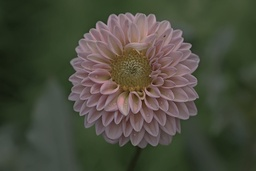
#> input picture Res/flower.jpg, 256 x 171 px, shrunk from 1000 x 667 before the run
$ python k_means_clustering.py
#> lines starting #> are read from the running program, lines starting #| are printed output that depends on the picture
### RegionSegmentation/region_segment.py
import cv2
import numpy as np
import matplotlib

import Convolution.convolution as conv
from matplotlib import pyplot as plt
import MorphologicalOps.morphop as mrph
import Util.colorize as clr

matplotlib.use('Qt5Agg')


# [69 lines left out: functions laplacian_of_gaussian, difference_of_gaussian, mean_filter, not called in this run]


def median_filter(image: np.ndarray, kernel_size: int = 3) -> np.ndarray:
    """
    Apply a median filter to the image. This will work for both grayscale and color images.
    :param image: an image
    :param kernel_size: size of the kernel. e.g. 3, 5, 7, ... If size is even, it will be incremented by 1. If size is less
    than 3, it will be set to 3.
    :return: the filtered image
    """
    # set size
    kernel_size = max(3, kernel_size + 1 if kernel_size % 2 == 0 else kernel_size)

    # convolute
    convoluted_image = np.zeros_like(image, dtype=np.float32)
    border_size = kernel_size // 2
    padded_image = np.pad(image, ((border_size, border_size), (border_size, border_size), (0, 0)), mode='reflect')

    for y in range(border_size, padded_image.shape[0] - border_size):
        for x in range(border_size, padded_image.shape[1] - border_size):
            window = padded_image[y - border_size:y + border_size + 1, x - border_size:x + border_size + 1]
            convoluted_image[y - border_size, x - border_size] = np.median(window, axis=(0, 1))

    return convoluted_image.astype(image.dtype)


# [147 lines left out: functions action, plot_images, main, not called in this run]


# [2 lines that do not run on import are left out]

### Clustering/k_means_clustering.py
import math
import timeit

import matplotlib
import numpy as np
import cv2

from RegionSegmentation import region_segment as rs

from matplotlib import pyplot as plt
from matplotlib.colors import ListedColormap
from scipy.spatial.distance import cdist

matplotlib.use('Qt5Agg')


# ##################################################K-MEANS CLUSTERING##################################################


def random_pixel(img, k: int) -> np.ndarray:
    flat_img = img.reshape(-1, img.shape[-1])
    return img[np.random.choice(flat_img.shape[0], k, replace=False), :]


def initialize_clusters(img, k: int) -> np.ndarray:
    cluster_centers = np.zeros((k, 3))
    cluster_centers[0] = random_pixel(img, 1)  # random center
    for i in range(1, k):
        distances = cdist(img, np.array([cluster_centers[i - 1]]))[:, 0]  # distance from previous center
        cluster_centers[i] = img[np.argmax(distances), :]  # pixel farthest from previous center
    return cluster_centers


def update_clusters(img, labels, k: int) -> np.ndarray:
    # update centers based on the mean of the pixels assigned to each cluster
    new_cluster_centers = np.zeros((k, 3))
    for i in range(k):
        if np.sum(labels == i) != 0:
            new_cluster_centers[i] = np.mean(img[labels == i], axis=0)  # update center to mean of pixels
        else:  # if cluster is empty
            new_cluster_centers[i] = random_pixel(img, 1)  # new random center
    return new_cluster_centers


def assign_labels(img, cluster_centers) -> np.ndarray:
    # assign each pixel to the closest cluster center
    distances = cdist(img, cluster_centers)
    return np.argmin(distances, axis=1)


def k_means_clustering(image, k: int, tolerance: float) -> (np.ndarray, np.ndarray):
    # perform k-means clustering on the image
    image = cv2.cvtColor(image, cv2.COLOR_BGR2RGB)
    height, width = image.shape[:2]
    img = image.reshape((height * width, 3))
    cluster_centers = initialize_clusters(img, k)
    iterations = 0
    while True:
        iterations += 1
        labels = assign_labels(img, cluster_centers)
        new_cluster_centers = update_clusters(img, labels, k)
        if np.allclose(cluster_centers, new_cluster_centers, rtol=tolerance):  # check for convergence
            break
        cluster_centers = new_cluster_centers
    # prints the number of iterations it took to converge and the number of clusters
    print(f'k-means clustering converged after {iterations} iterations with {k} clusters.')
    labels_2d = labels.reshape((height, width))

    return labels_2d, cluster_centers


# ###################################################UTILITY FUNCTIONS##################################################


def create_result_img(labels, cluster_centers) -> np.ndarray:
    # puts together an image from the labels and cluster centers
    height, width = labels.shape[:2]
    image = cluster_centers[labels.flatten()].reshape((height, width, -1))
    image = image.astype(np.uint8)
    return cv2.cvtColor(image, cv2.COLOR_RGB2BGR)


# wrapper for timing functions with args
# [98 lines left out: functions timeit_wrapper, scatterplot, display_kmeans_clusters, plot_kmeans_results2, not called in this run]


def plot_kmeans_results(original_image, result_images, k_values):
    num_clusters = len(k_values)
    num_images = num_clusters + 1

    # Calculate the number of rows and columns for the subplot arrangement
    num_cols = num_images
    num_rows = 1

    fig, axes = plt.subplots(num_rows, num_cols, figsize=(5 * num_cols, 5 * num_rows))

    original_image = cv2.cvtColor(original_image, cv2.COLOR_BGR2RGB)
    for i in range(num_clusters):
        result_images[i] = cv2.cvtColor(result_images[i], cv2.COLOR_BGR2RGB)

    # Display the original image in the first subplot
    axes[0].set_title("Original image")
    axes[0].imshow(original_image, cmap='inferno')

    axes[1].set_title("Clustered orig, k=4")
    axes[1].imshow(result_images[0], cmap='inferno')

    axes[2].set_title("Clustered median, k=4")
    axes[2].imshow(result_images[1], cmap='inferno')

    axes[3].set_title("Median Filtered, size=9")
    axes[3].imshow(result_images[2], cmap='inferno')


    for i in axes[:]:
        i.axis('off')

    # Remove any empty subplots
    for i in range(num_images, num_rows * num_cols):
        fig.delaxes(axes[i])

    plt.tight_layout()
    plt.show()


def main():
    # read image
    orig_img = cv2.imread('../Res/flower.jpg', cv2.IMREAD_COLOR)
#> orig_img is the input picture: shape (171, 256, 3); mean B, G, R 61, 75, 73.9

    median = rs.median_filter(orig_img, 9)
#> in median_filter, `padded_image = np.pad(image, ((border_size, border_size), (border_size..`:
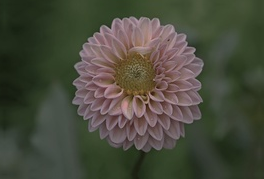
#> padded_image: shape (179, 264, 3); mean B, G, R 59.5, 74, 72.1
#> after the loop in median_filter, `for y in range(border_size, padded_image.shape[0] - border_size):`:
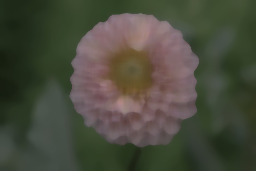
#> convoluted_image: shape (171, 256, 3) float32; mean B, G, R 60.4, 74.6, 73.4

    # perform k-means clustering on the image
    labels1, cluster_centers1 = k_means_clustering(median, k=4, tolerance=1e-4)
#> after the loop in initialize_clusters, `for i in range(1, k):`: cluster_centers = [[124, 91, 88], [22, 28, 17], [174, 134, 135], [22, 28, 17]]
#> after the loop in k_means_clustering, `while True:`: iterations = 20
#| k-means clustering converged after 20 iterations with 4 clusters.
#> in k_means_clustering, `labels_2d = labels.reshape((height, width))`:
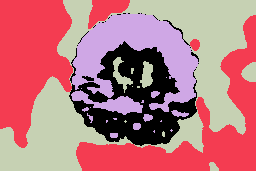
#> labels_2d: shape (171, 256) int64; 4 distinct labels, from 0 to 3; one colour per label, 0 black
#> cluster_centers1 = [[107.9, 87.21, 80.58], [42.42, 54.56, 34.14], [133.8, 109.7, 112], [64.7, 74.78, 56.74]]
    labels2, cluster_centers2 = k_means_clustering(orig_img, k=4, tolerance=1e-4)
#> call 2 of k_means_clustering, with k = 4, tolerance = 0.0001
#> in k_means_clustering (call 2), `cluster_centers = initialize_clusters(img, k)`: cluster_centers = [[69, 79, 68], [196, 156, 156], [21, 23, 12], [196, 156, 156]]
#> after the loop in k_means_clustering (call 2), `while True:`: iterations = 28
#| k-means clustering converged after 28 iterations with 4 clusters.
#> in k_means_clustering (call 2), `labels_2d = labels.reshape((height, width))`:
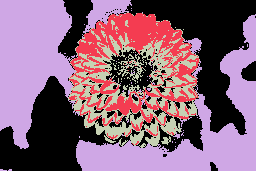
#> labels_2d: shape (171, 256) int64; 4 distinct labels, from 0 to 3; one colour per label, 0 black
#> cluster_centers2 = [[67.62, 74.4, 57.11], [144.7, 121.3, 123.8], [42.77, 54.55, 34.31], [113.8, 92.19, 89.43]]

    clustered_median = create_result_img(labels1, cluster_centers1)
#> in create_result_img, `image = cluster_centers[labels.flatten()].reshape((height, width, -1))`:
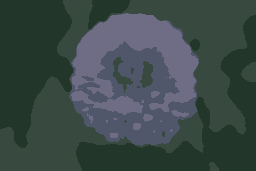
#> image: shape (171, 256, 3) float64; mean of channels 0, 1, 2 73.4, 74.6, 60.4; drawn as B, G, R
    clustered_orig = create_result_img(labels2, cluster_centers2)
#> in create_result_img (call 2), `image = cluster_centers[labels.flatten()].reshape((height, width, -1))`:
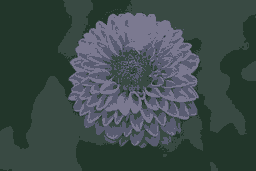
#> image: shape (171, 256, 3) float64; mean of channels 0, 1, 2 73.9, 75, 61; drawn as B, G, R

    cv2.imwrite('../output_img/flower_kmeans_4_median.jpg', clustered_median)
    cv2.imwrite('../output_img/flower_kmeans_4_orig.jpg', clustered_orig)
    cv2.imwrite('../output_img/flower_median_9.jpg', median)

    cv2.imshow('original', orig_img)
    cv2.imshow('median', median)
    cv2.imshow('clustered_median', clustered_median)
    cv2.imshow('clustered_orig', clustered_orig)

    plot_kmeans_results(orig_img, [clustered_orig, clustered_median, median], [4, 4, 9])
#> after the loop in plot_kmeans_results, `for i in range(num_clusters):`: result_images = 3 items

    # [20 lines of commented-out code are left out]

    cv2.waitKey(0)
    cv2.destroyAllWindows()


if __name__ == '__main__':
    main()

$ run again, with Res/tiger.jpg copied over Res/flower.jpg
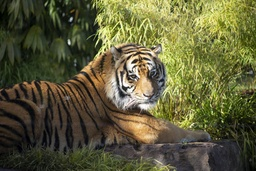
#> input picture Res/tiger.jpg, 256 x 171 px, shrunk from 1024 x 683 before the run
#> in main, orig_img is the input picture: shape (171, 256, 3); mean B, G, R 57.8, 92.2, 93.7
#> after the loop in initialize_clusters, `for i in range(1, k):`: cluster_centers = [[157, 165, 99], [6, 8, 4], [227, 220, 201], [6, 8, 4]]
#> after the loop in k_means_clustering, `while True:`: iterations = 37
#| k-means clustering converged after 37 iterations with 4 clusters.
#> in k_means_clustering, `labels_2d = labels.reshape((height, width))`:
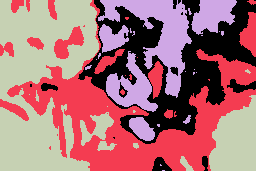
#> labels_2d: shape (171, 256) int64; 4 distinct labels, from 0 to 3; one colour per label, 0 black
#> cluster_centers1 = [[132.9, 129.8, 71.11], [79.32, 75.49, 50.45], [182.1, 177.8, 110.8], [37.73, 40.71, 27.4]]
#| k-means clustering converged after 44 iterations with 4 clusters.
#> cluster_centers2 = [[82.41, 79.74, 50.46], [205.1, 200.4, 137.3], [35.39, 37.34, 23.93], [143.3, 140, 79.08]]
#> in create_result_img (call 2), `image = cluster_centers[labels.flatten()].reshape((height, width, -1))`:
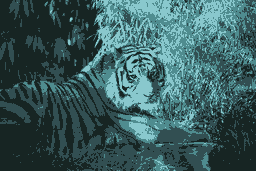
#> image: shape (171, 256, 3) float64; mean of channels 0, 1, 2 93.7, 92.2, 57.8; drawn as B, G, R
#> after the loop in plot_kmeans_results, `for i in range(num_clusters):`: result_images = 3 items
